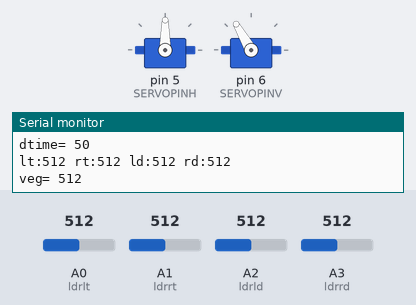
Bench run of a sketch on a simulated Arduino Uno, built with avr-gcc and run on an emulated ATmega328P. Parts: 2 × servo, the last lines printed to the serial monitor. The test bench sets the inputs (shaded band); at power-on: A0 (ldrlt) = 512, A1 (ldrrt) = 512, A3 (ldrrd) = 512, A2 (ldrld) = 512.

Above: at 1.3 s.
1.4 s: A0 (ldrlt) set to 421
4.4 s: A0 (ldrlt) set to 404
At 5.13 s:
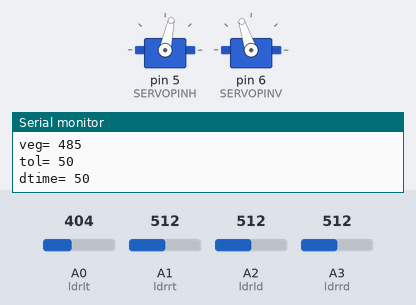
7.4 s: A1 (ldrrt) set to 498
At 7.4 s:
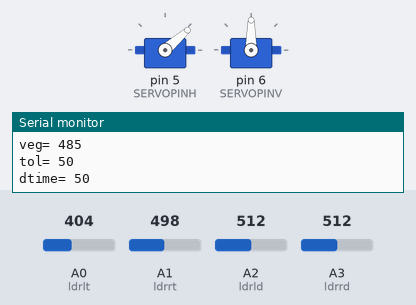
10.4 s: A3 (ldrrd) set to 527
At 13.3 s:
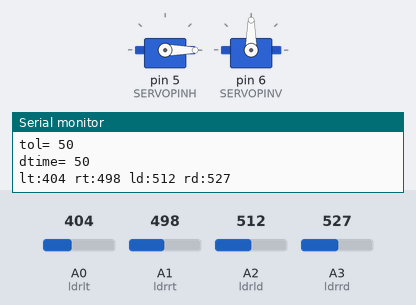
13.4 s: A2 (ldrld) set to 170
At 14.15 s:
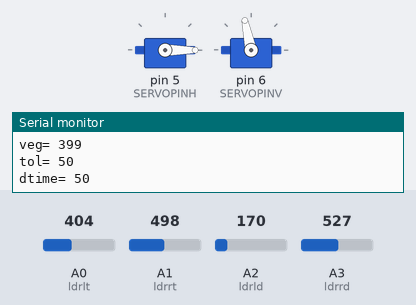
16.4 s: A2 (ldrld) set to 992
At 16.54 s:
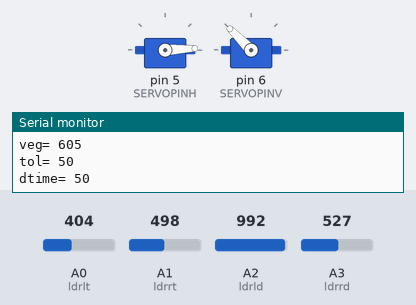
Timing chart, 0 to 22.8 s (numbered marks = the images above; inputs shaded):
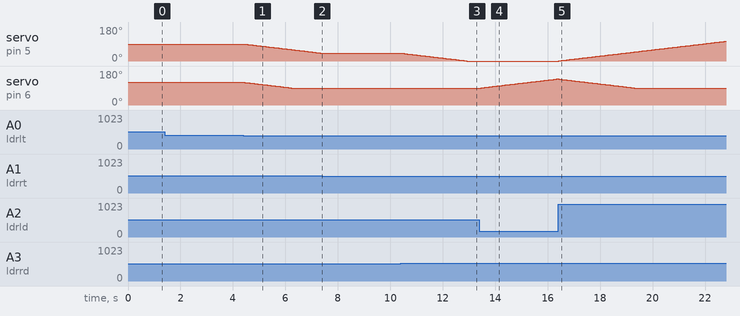

Measured:
- the behaviour switches between 412 and 411 on A0 (ldrlt) (found by bisection; images 0 and 1)
- the behaviour switches between 506 and 505 on A1 (ldrrt) (found by bisection; images 1 and 2)
- the behaviour switches between 519 and 520 on A3 (ldrrd) (found by bisection; images 2 and 3)
- after the input at 4.4 s, servo on pin 5 (SERVOPINH): moves from 90° to 41° over 2.9 s, starting after 0.05 s; servo on pin 6 (SERVOPINV): moves from 120° to 90° over 1.8 s, starting after 0.05 s
- after the input at 7.4 s, servo on pin 5 (SERVOPINH): stays 41° (without the input it goes to 40° after 0.06 s)
- after the input at 10.4 s, servo on pin 5 (SERVOPINH): moves from 41° to 0° over 2.5 s, starting after 0.06 s
- after the input at 13.4 s, servo on pin 6 (SERVOPINV): moves from 90° to 138° over 2.9 s, starting after 0.07 s
- after the input at 16.4 s, servo on pin 5 (SERVOPINH): moves from 0° to 105° over 6.4 s, starting at once

The sketch:

Solar_Tracking.ino
```cpp
#include <Servo.h>

#define SERVOPINH  5 //horizontal servo
#define SERVOPINV  6 //vertical servo


int tol=100;      //The response range of illuminance, the smaller the value, the more sensitive the response, otherwise it is slow
                        //(the value is 10~100, the sensitivity is different depending on the ambient light intensity, the indoor light source changes greatly, and the change is smaller under the sun)

int dtime=100;    //delay parameter. The smaller the value, the faster the response speed.
                        //On the contrary, the larger the value, the slower the response speed. Unit: milliseconds General value (10~100)

// Horizontal servo
Servo horizontal;
int servoh = 90;
int servohLimitHigh = 180;
int servohLimitLow = 0;


// Vertical Servo
Servo vertical;
int servov = 120;
int servovLimitHigh = 180;
int servovLimitLow = 90;

// Fotootporni senzori
const int ldrlt = A0;   //top left
const int ldrrt = A1;   //top right
const int ldrld = A2;   //down left
const int ldrrd = A3;   //down right

void setup()
{
  horizontal.attach(SERVOPINH);
  vertical.attach(SERVOPINV);
  horizontal.write(servoh);
  vertical.write(servov);
  delay(100);
  Serial.begin(9600);
}

void loop()
{

  int lt = analogRead(ldrlt);
  int rt = analogRead(ldrrt);
  int ld = analogRead(ldrld);
  int rd = analogRead(ldrrd);

  Serial.print("lt:");Serial.print(lt);Serial.print(" ");
  Serial.print("rt:");Serial.print(rt);Serial.print(" ");
  Serial.print("ld:");Serial.print(ld);Serial.print(" ");
  Serial.print("rd:");Serial.println(rd);

  int avt = (lt + rt) / 2;
  int avd = (ld + rd) / 2;
  int avl = (lt + ld) / 2;
  int avr = (rt + rd) / 2;

  int veg=(avt + avd + avl + avr) / 4;


 if(0<veg&&veg<300)
 { tol=map(veg,10,300,5,100);
   dtime=map(veg,10,300,100,50);
 }
 else
 { tol=50;
   dtime=50;
 }

  Serial.print("veg= ");Serial.println(veg);
  Serial.print("tol= ");Serial.println(tol);
  Serial.print("dtime= ");Serial.println(dtime);


  //Then calculate the difference between the upper and lower rows and the average value of the left and right rows
  int dvert = avt - avd;    //upper and lower rows
  int dhoriz = avl - avr;   //left and right rows


   if (-1*tol > dvert || dvert > tol)
   {
      if (avt > avd)
      {
        servov = ++servov;
         if (servov > servovLimitHigh)
         {
           servov = servovLimitHigh;
         }
      }
      else if (avt < avd)
      {
        servov= --servov;
        if (servov < servovLimitLow)
        {
          servov = servovLimitLow;
        }
      }
      vertical.write(servov);
    }


  if (-1*tol > dhoriz || dhoriz > tol)
  {
    if (avl < avr)
    {
      servoh = --servoh;
      if (servoh < servohLimitLow)
      {
        servoh = servohLimitLow;
      }
    }
    else if (avl > avr)
    {
       servoh = ++servoh;
       if (servoh > servohLimitHigh)
       {
         servoh = servohLimitHigh;
       }
    }
    horizontal.write(servoh);
  }

   delay(dtime);
}
```
